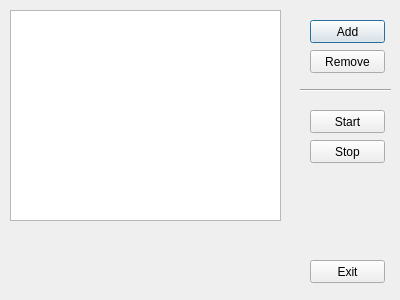
<?xml version="1.0" encoding="UTF-8"?>
<ui version="4.0">
 <class>dlgTrekho</class>
 <widget class="QDialog" name="dlgTrekho">
  <property name="enabled">
   <bool>true</bool>
  </property>
  <property name="geometry">
   <rect>
    <x>0</x>
    <y>0</y>
    <width>400</width>
    <height>300</height>
   </rect>
  </property>
  <property name="windowTitle">
   <string>Trekho</string>
  </property>
  <widget class="QListWidget" name="listboxFiles">
   <property name="geometry">
    <rect>
     <x>10</x>
     <y>10</y>
     <width>271</width>
     <height>211</height>
    </rect>
   </property>
  </widget>
  <widget class="QPushButton" name="btnAdd">
   <property name="geometry">
    <rect>
     <x>310</x>
     <y>20</y>
     <width>75</width>
     <height>23</height>
    </rect>
   </property>
   <property name="text">
    <string>Add</string>
   </property>
  </widget>
  <widget class="QPushButton" name="btnRemove">
   <property name="geometry">
    <rect>
     <x>310</x>
     <y>50</y>
     <width>75</width>
     <height>23</height>
    </rect>
   </property>
   <property name="text">
    <string>Remove</string>
   </property>
  </widget>
  <widget class="QPushButton" name="btnExit">
   <property name="geometry">
    <rect>
     <x>310</x>
     <y>260</y>
     <width>75</width>
     <height>23</height>
    </rect>
   </property>
   <property name="text">
    <string>Exit</string>
   </property>
  </widget>
  <widget class="Line" name="line">
   <property name="geometry">
    <rect>
     <x>300</x>
     <y>80</y>
     <width>91</width>
     <height>20</height>
    </rect>
   </property>
   <property name="orientation">
    <enum>Qt::Horizontal</enum>
   </property>
  </widget>
  <widget class="QPushButton" name="btnStart">
   <property name="geometry">
    <rect>
     <x>310</x>
     <y>110</y>
     <width>75</width>
     <height>23</height>
    </rect>
   </property>
   <property name="text">
    <string>Start</string>
   </property>
   <property name="default">
    <bool>false</bool>
   </property>
   <property name="flat">
    <bool>false</bool>
   </property>
  </widget>
  <widget class="QPushButton" name="btnStop">
   <property name="geometry">
    <rect>
     <x>310</x>
     <y>140</y>
     <width>75</width>
     <height>23</height>
    </rect>
   </property>
   <property name="text">
    <string>Stop</string>
   </property>
  </widget>
 </widget>
 <resources/>
 <connections/>
</ui>
